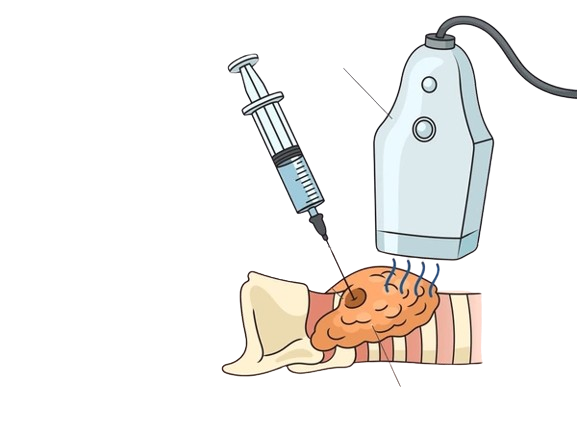
#> input picture manuscript/figs/SinhThiet.png, 577 x 433 px; its folder holds only this picture in this run
$ python -i data_creator.py   (imports and definitions only)
#> lines starting #> are read from the running program, lines starting #| are printed output that depends on the picture
# src/data/data_creator.py
import glob
import os
import cv2
from ultralytics import YOLO
from PIL import Image
import random
import time


# 1. Get and save the plot images (A)
def save_plot_image(result, output_dir):
    img = result.plot(labels=False, conf=False)
    cv2.imwrite(output_dir, cv2.cvtColor(img, cv2.COLOR_RGB2BGR))


# 2. Get top 8 bounding boxes with max area, crop and save them (B)
# [55 lines left out: function get_top_boxes_and_save_crop, not called in this run]


# 3. Get 12 patches from image A, resize, and save
def get_patches_and_save(
    image_dataver1_path,
    output_dir,
    num_patches=12,
    patch_size=(256, 256),
    resize_to=(224, 224),
):
#> called with image_dataver1_path = '../../manuscript/figs/SinhThiet.png', output_dir = 'out.png', num_patches = 12, patch_size = (256, 256), resize_to = (224, 224)
    img = Image.open(image_dataver1_path)
#> img is the input picture: PIL image 577x433 RGBA; mean R, G, B, A 39.5, 37.5, 35.2, 50.2
    img = img.resize((1024, 768))
#> img: PIL image 1024x768 RGBA

    for i in range(3):
        for j in range(4):
            left = j * patch_size[0]
            upper = i * patch_size[1]
            right = left + patch_size[0]
            lower = upper + patch_size[1]

            patch = img.crop((left, upper, right, lower))
            patch = patch.resize(resize_to)
            patch.save(output_dir + f"_patch_{i*4+j+1}.jpg")
#> this loop made 3 passes
#> pass 1, in get_patches_and_save, `patch.save(output_dir + f"_patch_{i*4+j+1}.jpg")`:
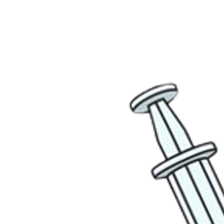
#> saved as out.png_patch_2.jpg: PIL image 224x224 RGBA; mean R, G, B, A 21.3, 22.4, 22.6, 30.6; transparent parts drawn white
#> pass 1, in get_patches_and_save, `patch.save(output_dir + f"_patch_{i*4+j+1}.jpg")`:
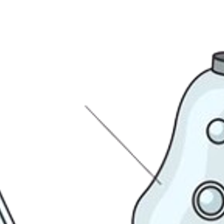
#> saved as out.png_patch_3.jpg: PIL image 224x224 RGBA; mean R, G, B, A 40.5, 42.7, 43.5, 49.6; transparent parts drawn white
#> pass 1, in get_patches_and_save, `patch.save(output_dir + f"_patch_{i*4+j+1}.jpg")`:
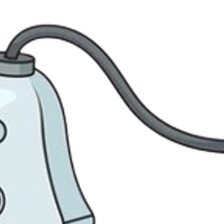
#> saved as out.png_patch_4.jpg: PIL image 224x224 RGBA; mean R, G, B, A 51.6, 55.1, 56.3, 77.1; transparent parts drawn white
#> after the loop:
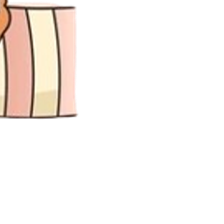
#> patch: PIL image 224x224 RGBA; mean R, G, B, A 39.5, 33.7, 30, 43.7; transparent parts drawn white


# [75 lines left out: functions __create_folder, run, not called in this run]

>>> result = get_patches_and_save('../../manuscript/figs/SinhThiet.png', 'out.png')

$ run again, on manuscript/figs/Summary.png
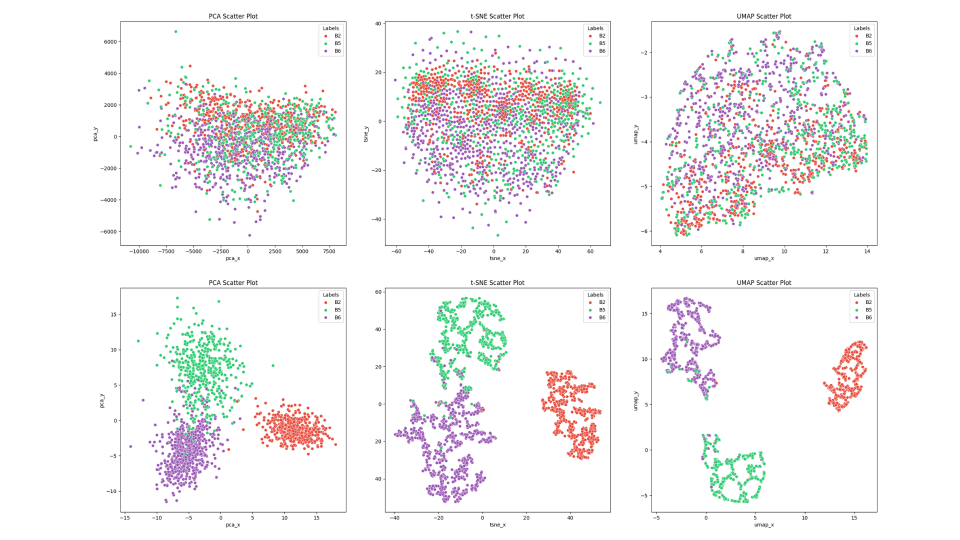
#> input picture manuscript/figs/Summary.png, 1920 x 1080 px (shown at 1/2 size)
#> in get_patches_and_save, img is the input picture: PIL image 1920x1080 RGBA; mean R, G, B, A 244.7, 243.6, 243.8, 255
#> in get_patches_and_save, `img = img.resize((1024, 768))`:
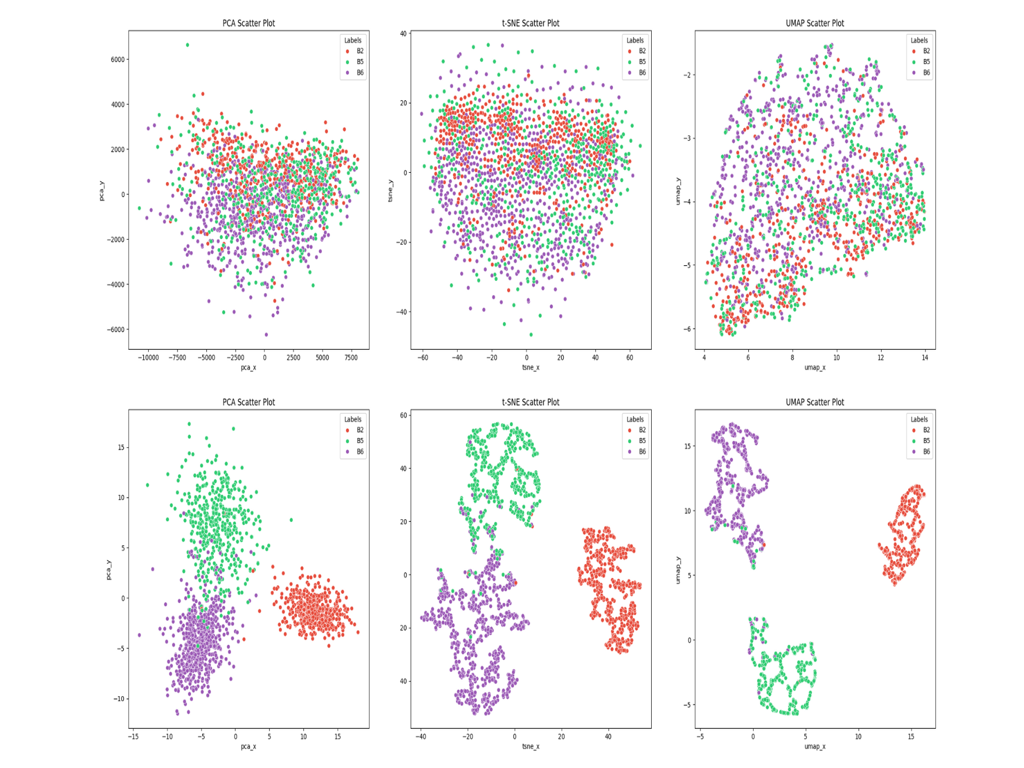
#> img: PIL image 1024x768 RGBA; mean R, G, B, A 244.6, 243.5, 243.7, 255
#> after the loop in get_patches_and_save, `for i in range(3):`:
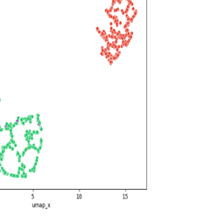
#> patch: PIL image 224x224 RGBA; mean R, G, B, A 250.6, 250.6, 249.1, 255
